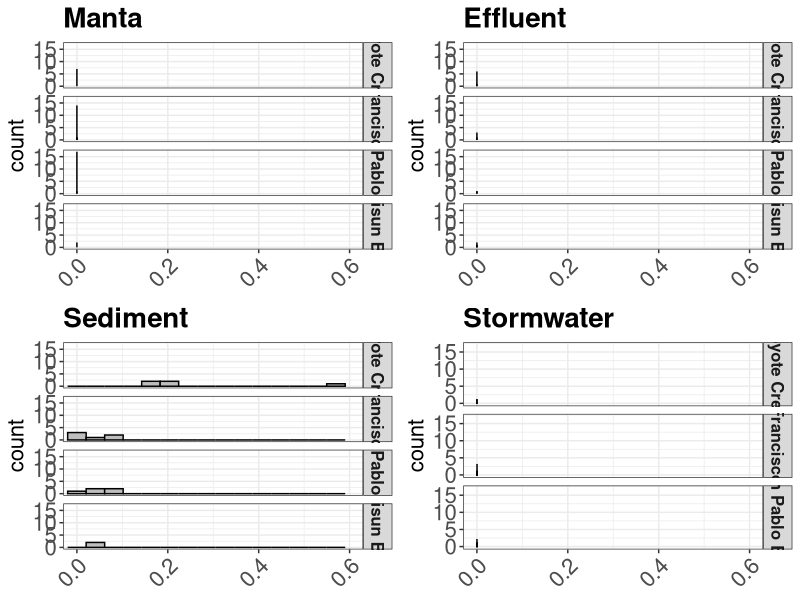
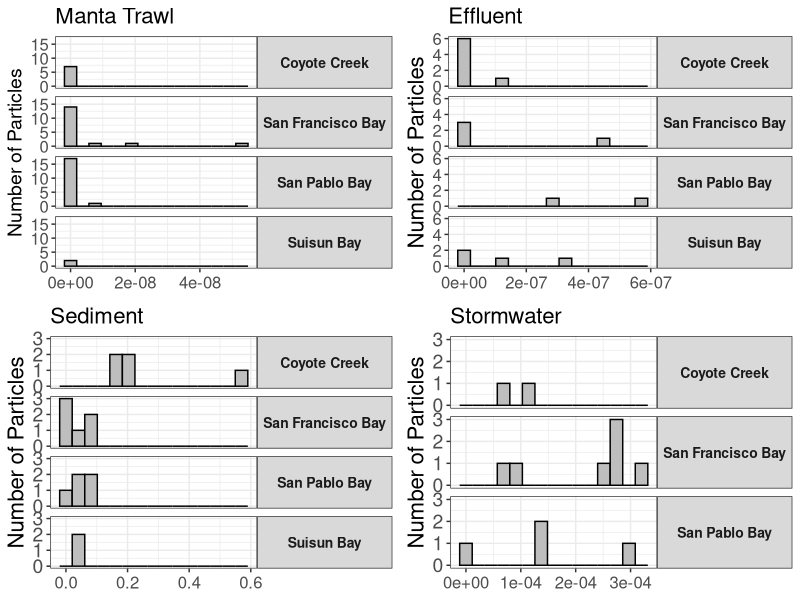
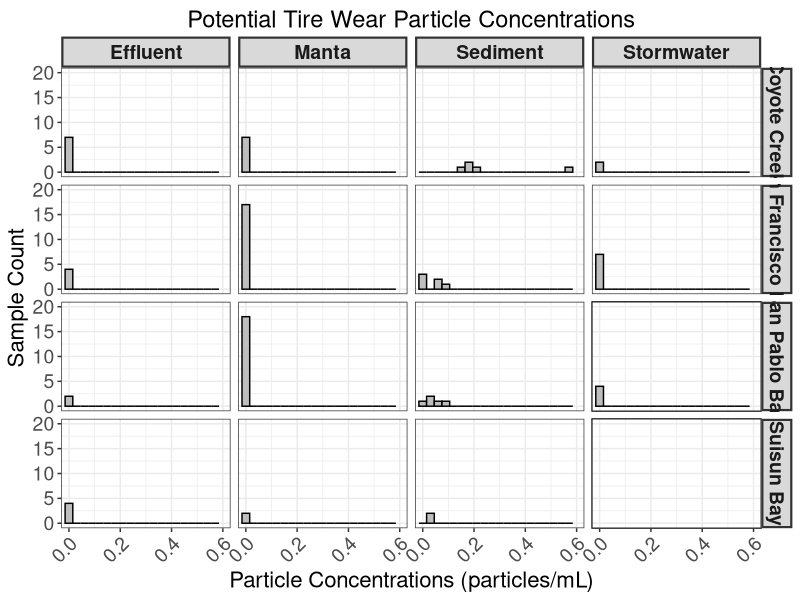

Here is the R script that generated these plots, in order:

library(ggplot2)
library(readr) # read_csv command 
library(gridExtra) # grid.arrange command
library(tidyverse)


NSF.manta <- read_csv("TWP Netica Data/Particles-mL/NSF_Manta_mL.csv")
NSF.effluent <- read_csv("TWP Netica Data/Particles-mL/NSF_Effluent_mL.csv")
NSF.stormwater <- read_csv("TWP Netica Data/Particles-mL/NSF_Stormwater_mL.csv")
NSF.sediment <- read_csv("TWP Netica Data/Particles-mL/NSF_Sediment_mL.csv")


NSF.manta$RiskRegion[NSF.manta$RiskRegion == "Coyote" ] <- "Coyote Creek"
NSF.effluent$RiskRegion[NSF.effluent$RiskRegion == "Coyote" ] <- "Coyote Creek"
NSF.stormwater$RiskRegion[NSF.stormwater$RiskRegion == "Coyote" ] <- "Coyote Creek"
NSF.sediment$RiskRegion[NSF.sediment$RiskRegion == "Coyote" ] <- "Coyote Creek"


# n = 17
nrow(NSF.effluent[NSF.effluent$RiskRegion == "Suisun Bay",]) # 4
nrow(NSF.effluent[NSF.effluent$RiskRegion == "San Francisco Bay",]) # 4
nrow(NSF.effluent[NSF.effluent$RiskRegion == "San Pablo Bay",]) # 2
nrow(NSF.effluent[NSF.effluent$RiskRegion == "Coyote",]) # 7 

# n = 44
nrow(NSF.manta[NSF.manta$RiskRegion == "Suisun Bay",]) # 2
nrow(NSF.manta[NSF.manta$RiskRegion == "San Francisco Bay",]) # 17
nrow(NSF.manta[NSF.manta$RiskRegion == "San Pablo Bay",]) # 18
nrow(NSF.manta[NSF.manta$RiskRegion == "Coyote",]) # 7

# n = 18
nrow(NSF.sediment[NSF.sediment$RiskRegion == "Suisun Bay",]) # 2
nrow(NSF.sediment[NSF.sediment$RiskRegion == "San Francisco Bay",]) # 6
nrow(NSF.sediment[NSF.sediment$RiskRegion == "San Pablo Bay",]) # 5
nrow(NSF.sediment[NSF.sediment$RiskRegion == "Coyote",]) # 5

# n = 13
nrow(NSF.stormwater[NSF.stormwater$RiskRegion == "Suisun Bay",]) # 0
nrow(NSF.stormwater[NSF.stormwater$RiskRegion == "San Francisco Bay",]) # 7
nrow(NSF.stormwater[NSF.stormwater$RiskRegion == "San Pablo Bay",]) # 4
nrow(NSF.stormwater[NSF.stormwater$RiskRegion == "Coyote",]) # 2


nrow(NSF.manta[NSF.manta$Season == "Wet",]) # 23
nrow(NSF.manta[NSF.manta$Season == "Dry",]) # 21

nrow(NSF.effluent[NSF.effluent$Treatment == "secondary",]) # 8
nrow(NSF.effluent[NSF.effluent$Treatment == "tertiary",]) # 9




jpeg("1_TWP_Concentration_FrequencyDis.jpeg", width = 12, height = 12, units = 'in', res = 300)

A <- ggplot(NSF.manta, aes(x=Manta)) +
  geom_histogram(bins = 15, colour = "black", fill = "gray") +
  theme_bw() + 
  theme(axis.title.x = element_blank(), 
        axis.text.x = element_text(size = 12), 
        axis.text.y = element_text(size = 12), 
        plot.title = element_text(size=16), 
        strip.text.y = element_text(size = 10, angle = 0, face="bold"), 
        axis.title=element_text(size=14)) + 
  facet_grid(RiskRegion~., labeller = label_context) +
  theme(axis.text.x = element_text(angle = 0, size = 12, vjust =1, hjust = 0.5)) +
  labs(title="Manta Trawl", y="Number of Particles") 


B <- ggplot(NSF.effluent, aes(x= Effluent)) +
  geom_histogram(bins = 15, colour = "black", fill = "gray") +
  theme_bw() + 
  theme(axis.title.x = element_blank(), 
        axis.text.x = element_text(size = 12), 
        axis.text.y = element_text(size = 12), 
        plot.title = element_text(size=16), 
        strip.text.y = element_text(size = 10, angle = 0, face="bold"), 
        axis.title=element_text(size=16)) + 
  facet_grid(RiskRegion~.) +
  theme(axis.text.x = element_text(angle = 0, size = 12, vjust =1, hjust = 0.5)) +
  labs(title="Effluent", y="Number of Particles")

C <- ggplot(NSF.sediment, aes(x= Sediment)) +
  geom_histogram(bins = 15, colour = "black", fill = "gray") +
  theme_bw() + 
  theme(axis.title.x = element_blank(), 
        axis.text.x = element_text(size = 12), 
        axis.text.y = element_text(size = 14), 
        plot.title = element_text(size=16), 
        strip.text.y = element_text(size = 10, angle = 0, face="bold"), 
        axis.title=element_text(size=16)) + 
  facet_grid(RiskRegion~.) +
  theme(axis.text.x = element_text(angle = 0, size = 12, vjust =1, hjust = 0.5)) +
  labs(title="Sediment", y="Number of Particles")

D <- ggplot(NSF.stormwater, aes(x= Stormwater)) +
  geom_histogram(bins = 15, colour = "black", fill = "gray") +
  theme_bw() + 
  theme(axis.title.x = element_blank(), 
        axis.text.x = element_text(size = 12), 
        axis.text.y = element_text(size = 14), 
        plot.title = element_text(size=16), 
        strip.text.y = element_text(size = 10, angle = 0, face="bold"), 
        axis.title=element_text(size=16)) + 
  facet_grid(RiskRegion~.) +
  theme(axis.text.x = element_text(angle = 0, size = 12, vjust =1, hjust = 0.5)) +
  labs(title="Stormwater", y="Number of Particles")

grid.arrange(A, B, C, D, ncol=2, nrow=2)

dev.off()


##### Adjust Axis

A1 <- ggplot(NSF.manta, aes(x=Manta)) +
  geom_histogram(bins = 15, colour = "black", fill = "gray") +
  theme_bw() + 
  theme(axis.title.x = element_blank(), axis.text.x = element_text(size = 16), axis.text.y = element_text(size = 16), plot.title = element_text(size=20, face="bold"), strip.text.y = element_text(size = 12, face="bold"), axis.title=element_text(size=16)) + 
  facet_grid(RiskRegion~.) +
  theme(axis.text.x = element_text(angle = 45, hjust = 1)) +
  labs(title="Manta") +
  coord_cartesian(xlim = c(0,0.6), ylim = c(0,17))


B1 <- ggplot(NSF.effluent, aes(x= Effluent)) +
  geom_histogram(bins = 15, colour = "black", fill = "gray") +
  theme_bw() + 
  theme(axis.title.x = element_blank(), axis.text.x = element_text(size = 16), axis.text.y = element_text(size = 16), plot.title = element_text(size=20, face="bold"), strip.text.y = element_text(size = 12, face="bold"), axis.title=element_text(size=16)) + 
  facet_grid(RiskRegion~.) +
  theme(axis.text.x = element_text(angle = 45, hjust = 1)) +
  labs(title="Effluent") +
  coord_cartesian(xlim = c(0,0.6), ylim = c(0,17))

C1 <- ggplot(NSF.sediment, aes(x= Sediment)) +
  geom_histogram(bins = 15, colour = "black", fill = "gray") +
  theme_bw() + 
  theme(axis.title.x = element_blank(), axis.text.x = element_text(size = 16), axis.text.y = element_text(size = 16), plot.title = element_text(size=20, face="bold"), strip.text.y = element_text(size = 12, face="bold"), axis.title=element_text(size=16)) + 
  facet_grid(RiskRegion~.) +
  theme(axis.text.x = element_text(angle = 45, hjust = 1)) +
  labs(title="Sediment") +
  coord_cartesian(xlim = c(0,0.6), ylim = c(0,17))

D1 <- ggplot(NSF.stormwater, aes(x= Stormwater)) +
  geom_histogram(bins = 15, colour = "black", fill = "gray") +
  theme_bw() + 
  theme(axis.title.x = element_blank(), axis.text.x = element_text(size = 16), axis.text.y = element_text(size = 16), plot.title = element_text(size=20, face="bold"), strip.text.y = element_text(size = 12, face="bold"), axis.title=element_text(size=16)) + 
  facet_grid(RiskRegion~.) +
  theme(axis.text.x = element_text(angle = 45, hjust = 1)) +
  labs(title="Stormwater") +
  coord_cartesian(xlim = c(0,0.6),ylim = c(0,17))

grid.arrange(A1, B1, C1, D1, ncol=2, nrow=2)



# Create merged dataset
NSF.effluent.merge <- NSF.effluent[ -c(1) ] # Drop treatment column
NSF.effluent.merge <- NSF.effluent.merge %>% #rename manta column to match all other datasheets 
  rename(Particle_Con = Effluent)
NSF.effluent.merge$Sample_Matrix <- "Effluent" # Add column with sample matrix names


NSF.manta.merge <- NSF.manta[ -c(2) ] 
NSF.manta.merge <- NSF.manta.merge %>% 
  rename(Particle_Con = Manta)
NSF.manta.merge$Sample_Matrix <- "Manta"


NSF.sediment.merge <- NSF.sediment %>%
  rename(Particle_Con = Sediment)
NSF.sediment.merge$Sample_Matrix <- "Sediment"

NSF.stormwater.merge <- NSF.stormwater %>%
  rename(Particle_Con = Stormwater)
NSF.stormwater.merge$Sample_Matrix <- "Stormwater"



NSF.ALL <- rbind(NSF.manta.merge, NSF.effluent.merge, NSF.stormwater.merge, NSF.sediment.merge)


jpeg("Output Figures/TWP_Concentration_Histrogram.jpeg", width = 12, height = 11, units = 'in', res = 300)

ggplot(NSF.ALL, aes(x=Particle_Con)) +
  geom_histogram(bins = 20, colour = "black", fill = "gray") +
  theme_bw() + 
  labs(title="Potential Tire Wear Particle Concentrations") + xlab("Particle Concentrations (particles/mL)") + ylab("Sample Count") +
  theme(axis.text.x =element_text(size=14, angle=0),
        axis.text.y = element_text(size=14, angle=0),
        plot.title=element_text( colour='black', size=17, margin=margin(t=2,b=3), hjust = 0.5),
        axis.title=element_text(size=16),
        strip.text.y = element_text(size = 14, face="bold"), 
        strip.text.x = element_text(size = 14, face="bold"), 
        strip.background = element_rect(size = 1.5)) +
  theme(axis.text.x = element_text(angle = 45, hjust = 1)) +
  coord_cartesian(xlim = c(0,0.6),ylim = c(0,20)) +
  facet_grid(RiskRegion~Sample_Matrix)

dev.off()


